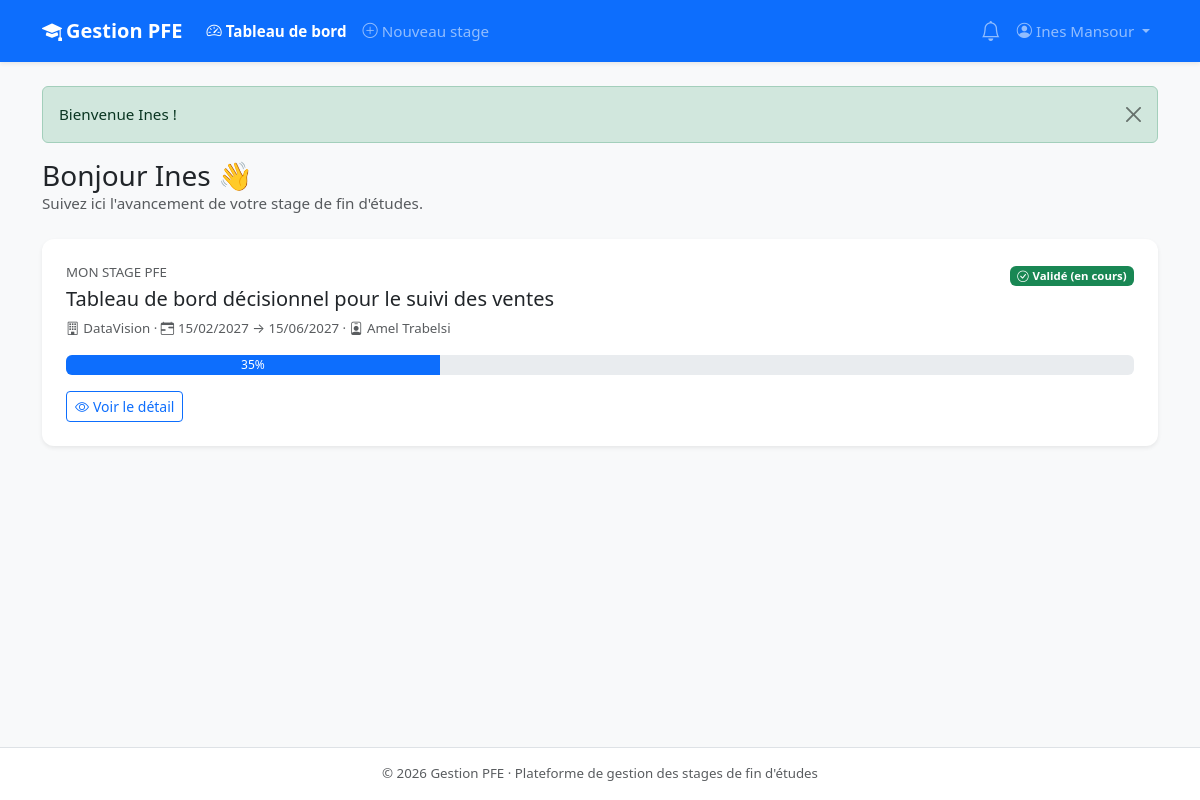
The app's page /etudiant/dashboard.php (signed in) with its own data.
### tables this page shows
CREATE TABLE stages (
    id                       INT UNSIGNED AUTO_INCREMENT PRIMARY KEY,
    etudiant_id              INT UNSIGNED NOT NULL,
    encadrant_id             INT UNSIGNED NULL,
    entreprise_id            INT UNSIGNED NULL,
    sujet                    VARCHAR(255) NOT NULL,
    description              TEXT         NULL,
    technologies             VARCHAR(255) NULL,
    encadrant_entreprise     VARCHAR(150) NULL,
    encadrant_entreprise_email VARCHAR(150) NULL,
    date_debut               DATE         NOT NULL,
    date_fin                 DATE         NOT NULL,
    statut                   ENUM('brouillon','soumis','a_corriger','valide_encadrant','valide','refuse','termine')
                             NOT NULL DEFAULT 'brouillon',
    avancement               TINYINT UNSIGNED NOT NULL DEFAULT 0,    
    fichier_convention       VARCHAR(255) NULL,
    fichier_rapport          VARCHAR(255) NULL,
    note_finale              DECIMAL(4,2) NULL,
    annee_universitaire      VARCHAR(9)   NOT NULL,                  
    created_at               DATETIME     NOT NULL DEFAULT CURRENT_TIMESTAMP,
    updated_at               DATETIME     NOT NULL DEFAULT CURRENT_TIMESTAMP ON UPDATE CURRENT_TIMESTAMP,
    CONSTRAINT fk_stage_etudiant   FOREIGN KEY (etudiant_id)   REFERENCES utilisateurs(id) ON DELETE CASCADE,
    CONSTRAINT fk_stage_encadrant  FOREIGN KEY (encadrant_id)  REFERENCES utilisateurs(id) ON DELETE SET NULL,
    CONSTRAINT fk_stage_entreprise FOREIGN KEY (entreprise_id) REFERENCES entreprises(id)  ON DELETE SET NULL,
    INDEX idx_stage_statut (statut)
);

CREATE TABLE entreprises (
    id          INT UNSIGNED AUTO_INCREMENT PRIMARY KEY,
    nom         VARCHAR(150) NOT NULL,
    adresse     VARCHAR(255) NULL,
    ville       VARCHAR(100) NULL,
    telephone   VARCHAR(30)  NULL,
    email       VARCHAR(150) NULL,
    created_at  DATETIME     NOT NULL DEFAULT CURRENT_TIMESTAMP
);

CREATE TABLE utilisateurs (
    id            INT UNSIGNED AUTO_INCREMENT PRIMARY KEY,
    nom           VARCHAR(100) NOT NULL,
    prenom        VARCHAR(100) NOT NULL,
    email         VARCHAR(150) NOT NULL UNIQUE,
    mot_de_passe  VARCHAR(255) NOT NULL,
    role          ENUM('etudiant','encadrant','admin') NOT NULL DEFAULT 'etudiant',
    telephone     VARCHAR(30)  NULL,
    filiere       VARCHAR(100) NULL,       
    departement   VARCHAR(100) NULL,       
    actif         TINYINT(1)   NOT NULL DEFAULT 1,
    created_at    DATETIME     NOT NULL DEFAULT CURRENT_TIMESTAMP
);

### config/database.php (called while the page is built, shortened)
<?php
function db(): PDO
{
    static $pdo = null;
    if ($pdo === null) {
        $dsn = 'mysql:host=' . DB_HOST . ';port=' . DB_PORT . ';dbname=' . DB_NAME . ';charset=utf8mb4';
        try {
            $pdo = new PDO($dsn, DB_USER, DB_PASS, [
                PDO::ATTR_ERRMODE            => PDO::ERRMODE_EXCEPTION,
                PDO::ATTR_DEFAULT_FETCH_MODE => PDO::FETCH_ASSOC,
                PDO::ATTR_EMULATE_PREPARES   => false,
            ]);
        } catch (PDOException $e) {
            http_response_code(500);
            die('<div style="font-family:sans-serif;padding:2rem">'
                . '<h3>Connexion à la base de données impossible</h3>'
                . '<p>Vérifiez que MySQL est démarré dans Laragon et que la base <b>' . DB_NAME
                . '</b> a été importée depuis <code>database/gestion_pfe.sql</code>.</p>'
                . '<small>' . htmlspecialchars($e->getMessage()) . '</small></div>');
        }
    }
    return $pdo;
}

### etudiant/dashboard.php (the view, shortened to what this page needs)
<?php
require_once __DIR__ . '/../includes/functions.php';
$user = require_role('etudiant');
$stmt = db()->prepare(
    'SELECT s.*, ent.nom AS entreprise_nom, en.nom AS encadrant_nom, en.prenom AS encadrant_prenom
     FROM stages s
     LEFT JOIN entreprises ent ON ent.id = s.entreprise_id
     LEFT JOIN utilisateurs en ON en.id = s.encadrant_id
     WHERE s.etudiant_id = ? ORDER BY s.created_at DESC'
);
$stmt->execute([$user['id']]);
$stages = $stmt->fetchAll();
$stageActif = null;
foreach ($stages as $s) {
    if ($s['statut'] !== 'refuse') {
        $stageActif = $s;
        break;
    }
}
require __DIR__ . '/../includes/header.php';
?>
<div class="d-flex justify-content-between align-items-center mb-4">
    <div>
        <h1 class="h3 mb-0">Bonjour <?= e($user['prenom']) ?> 👋</h1>
        <p class="text-muted mb-0">Suivez ici l'avancement de votre stage de fin d'études.</p>
    </div>
</div>
<?php if ($stageActif): ?>
    <div class="card shadow-sm border-0 mb-4">
        <div class="card-body p-4">
            <div class="d-flex flex-wrap justify-content-between gap-2">
                <div>
                    <div class="text-muted small text-uppercase">Mon stage PFE</div>
                    <h2 class="h5 mt-1"><?= e($stageActif['sujet']) ?></h2>
                    <div class="small text-muted">
                        <i class="bi bi-building me-1"></i><?= e($stageActif['entreprise_nom'] ?? '—') ?>
                        · <i class="bi bi-calendar-range me-1"></i><?= format_date($stageActif['date_debut']) ?> → <?= format_date($stageActif['date_fin']) ?>
                        · <i class="bi bi-person-badge me-1"></i><?= $stageActif['encadrant_nom'] ? e($stageActif['encadrant_prenom'] . ' ' . $stageActif['encadrant_nom']) : 'Encadrant non affecté' ?>
                    </div>
                </div>
                <div><?= statut_badge($stageActif['statut']) ?></div>
            </div>
            <div class="progress mt-3" style="height:1.25rem">
                <div class="progress-bar" style="width: <?= (int) $stageActif['avancement'] ?>%"><?= (int) $stageActif['avancement'] ?>%</div>
            </div>
            <div class="mt-3">
                <a href="<?= url('etudiant/stage.php?id=' . $stageActif['id']) ?>" class="btn btn-outline-primary btn-sm"><i class="bi bi-eye me-1"></i>Voir le détail</a>
            </div>
        </div>
    </div>
<?php endif; ?>
<?php require __DIR__ . '/../includes/footer.php'; ?>

### includes/functions.php (shortened to what this page needs)
<?php
require_once __DIR__ . '/../config/database.php';
function e($value): string
{
    return htmlspecialchars((string) ($value ?? ''), ENT_QUOTES, 'UTF-8');
}
function url(string $path = ''): string
{
    return BASE_URL . '/' . ltrim($path, '/');
}
function format_date(?string $date, bool $withTime = false): string
{
    return date($withTime ? 'd/m/Y H:i' : 'd/m/Y', strtotime($date));
}
function current_user(): ?array
{
    return $_SESSION['user'] ?? null;
}
function statuts(): array
{
    return [
        'brouillon'        => ['label' => 'Brouillon',           'color' => 'secondary', 'icon' => 'pencil'],
        'soumis'           => ['label' => 'Soumis',              'color' => 'info',      'icon' => 'send'],
        'a_corriger'       => ['label' => 'À corriger',          'color' => 'warning',   'icon' => 'exclamation-triangle'],
        'valide_encadrant' => ['label' => 'Validé par encadrant','color' => 'primary',   'icon' => 'person-check'],
        'valide'           => ['label' => 'Validé (en cours)',   'color' => 'success',   'icon' => 'check-circle'],
        'refuse'           => ['label' => 'Refusé',              'color' => 'danger',    'icon' => 'x-circle'],
        'termine'          => ['label' => 'Terminé',             'color' => 'dark',      'icon' => 'flag'],
    ];
}
function statut_badge(string $statut): string
{
    $s = statuts()[$statut] ?? ['label' => $statut, 'color' => 'secondary', 'icon' => 'question'];
    return '<span class="badge text-bg-' . $s['color'] . '"><i class="bi bi-' . $s['icon'] . ' me-1"></i>'
        . e($s['label']) . '</span>';
}

### assets/css/style.css (style rules this page uses)
body { font-size: .95rem; }
.card { border-radius: .75rem; }

### records on screen
stages: sujet "Tableau de bord décisionnel pour le suivi des ventes", entreprise.nom "DataVision", date_debut "15/02/2027", date_fin "15/06/2027", encadrant.nom "Amel Trabelsi", statut "Validé (en cours)", avancement "35"

### other values on screen
APP_NAME "Gestion PFE"
$label "Tableau de bord"
$label "Nouveau stage"
$user['prenom'] . ' ' . $user['nom'] "Ines Mansour"
$f['message'] "Bienvenue Ines !"
$user['prenom'] "Ines"
